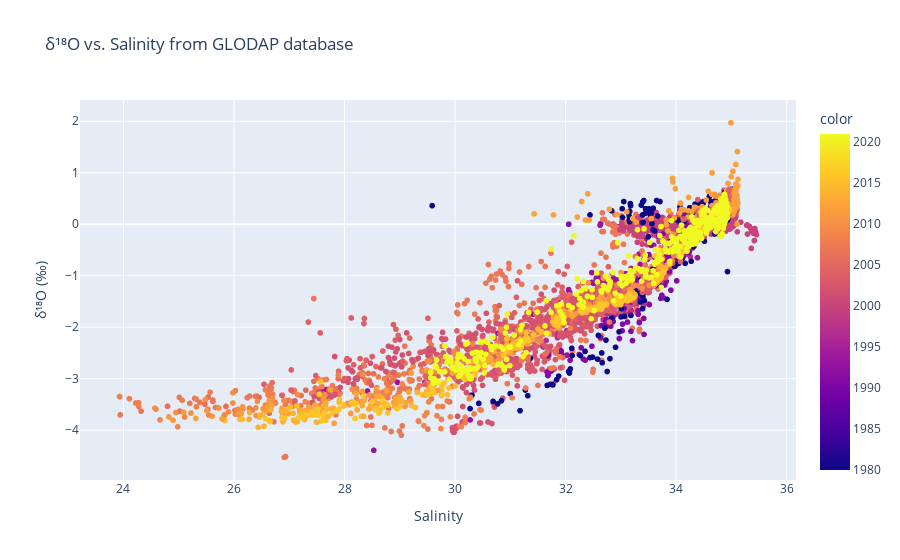

This figure's notebook cell:
### Markdown cell above
## 2. Temperature, Salinity & d18O plots

### Code cell
# --- 2️⃣ Scatter plot: d18O vs. Salinity ---
fig_scatter = px.scatter(
    df,
    x=salinity_field,
    y=oxygen_iso_field,
    color=df["datetime"].dt.year,
    hover_data=[ latitude_field,longitude_field, reference_field],
    title="δ¹⁸O vs. Salinity from GLODAP database",
    # trendline="ols"  # optional: adds regression line
)
fig_scatter.update_layout(xaxis_title="Salinity", yaxis_title="δ¹⁸O (‰)")
# fig_scatter.show()

### Figure 1 — Plotly figure (JSON) as saved in the notebook; plotly's stock layout.template omitted (floating-point values rounded to 4 significant figures; data arrays with more than 128 entries replaced by an {"elided": "..."} marker saying what was removed)
{"data": [{"customdata": {"elided": "6910x3 float values"}, "hovertemplate": "SALNTY [PSS-78]=%{x}<br>O18/O16 [/MILLE]=%{y}<br>Latitude [degrees North]=%{customdata[0]}<br>Longitude [degrees East]=%{customdata[1]}<br>Sample ID:INTEGER=%{customdata[2]}<br>color=%{marker.color}<extra></extra>", "legendgroup": "", "marker": {"color": {"elided": "6910 int values"}, "coloraxis": "coloraxis", "symbol": "circle"}, "mode": "markers", "name": "", "showlegend": false, "type": "scattergl", "x": {"elided": "6910 float values"}, "xaxis": "x", "y": {"elided": "6910 float values"}, "yaxis": "y"}], "layout": {"coloraxis": {"colorbar": {"title": {"text": "color"}}, "colorscale": [[0, "#0d0887"], [0.1111, "#46039f"], [0.2222, "#7201a8"], [0.3333, "#9c179e"], [0.4444, "#bd3786"], [0.5556, "#d8576b"], [0.6667, "#ed7953"], [0.7778, "#fb9f3a"], [0.8889, "#fdca26"], [1, "#f0f921"]]}, "legend": {"tracegroupgap": 0}, "title": {"text": "δ¹⁸O vs. Salinity from GLODAP database"}, "xaxis": {"anchor": "y", "domain": [0, 1], "title": {"text": "Salinity"}}, "yaxis": {"anchor": "x", "domain": [0, 1], "title": {"text": "δ¹⁸O (‰)"}}}}
